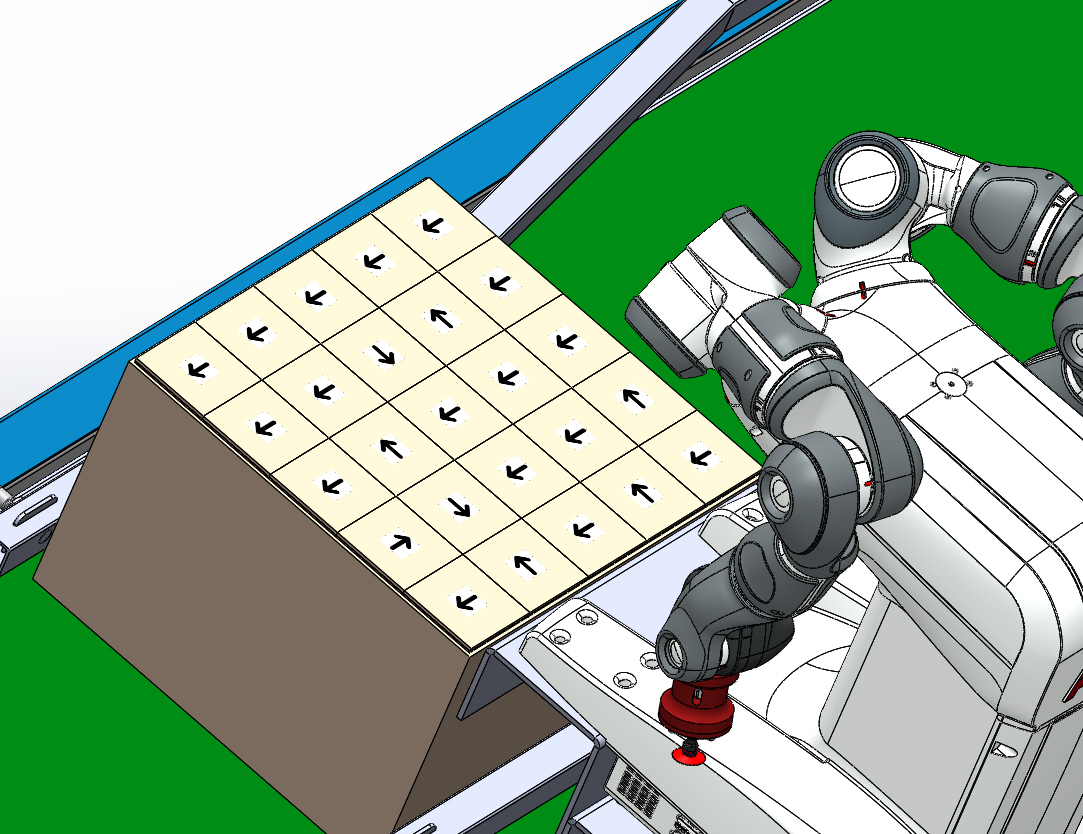
#> input picture images/solidworks-box-1.jpg, 1083 x 834 px
$ python -i perspective-view-arrows.py   (imports and definitions only)
#> lines starting #> are read from the running program, lines starting #| are printed output that depends on the picture; after the words box and inside, x2 and y2 are one past the last pixel; in counts of white or black regions, pixels touching at a corner belong together
#> further down, picture is the input picture: shape (834, 1083, 3); mean B, G, R 156.3, 179.3, 154.6
import cv2
import numpy as np
import json
import matplotlib.pyplot as plt
import tkinter as tk
from tkinter import filedialog
#import os

white = (255, 255, 255)
black = (0, 0, 0)
blue = (255, 0, 0)
green = (0, 255, 0)
red = (0, 0, 255)
yellow = (0, 255, 255)
purple = (255, 0, 255)
cyan = (255, 255, 0)

# Initialize points and state variables
points = []
dragging = False
current_point_index = -1

# Load points from file if it exists
# [5 lines not run here, left out]


# Function to draw points and lines on a copy of the image
# [250 lines left out: functions draw_points, update_perspective, select_points, save_trackbars_values, extractImageFromGridTemplate, extractImageFromGrid and 4 more, not called in this run]


def getImageSize_X(image):
    return np.array(image, dtype=object).shape[1]


def getImageSize_Y(image):
    return np.array(image, dtype=object).shape[0]


def nothing(x):
    pass


# [67 lines left out: functions initTrackBars, load_trackbars_values, get_rectangle_points, draw_rectangle, update_perspective_view, not called in this run]


# Callback functions for trackbars
max_angle = 360.0  # Maximum angle in degrees
angle_factor = 10  # Increase factor for finer control


# [43 lines left out: functions update_angle, update_width, update_height, update_center_x, update_center_y, not called in this run]


def crop_to_contour(image):
    gray = cv2.cvtColor(image, cv2.COLOR_BGR2GRAY)
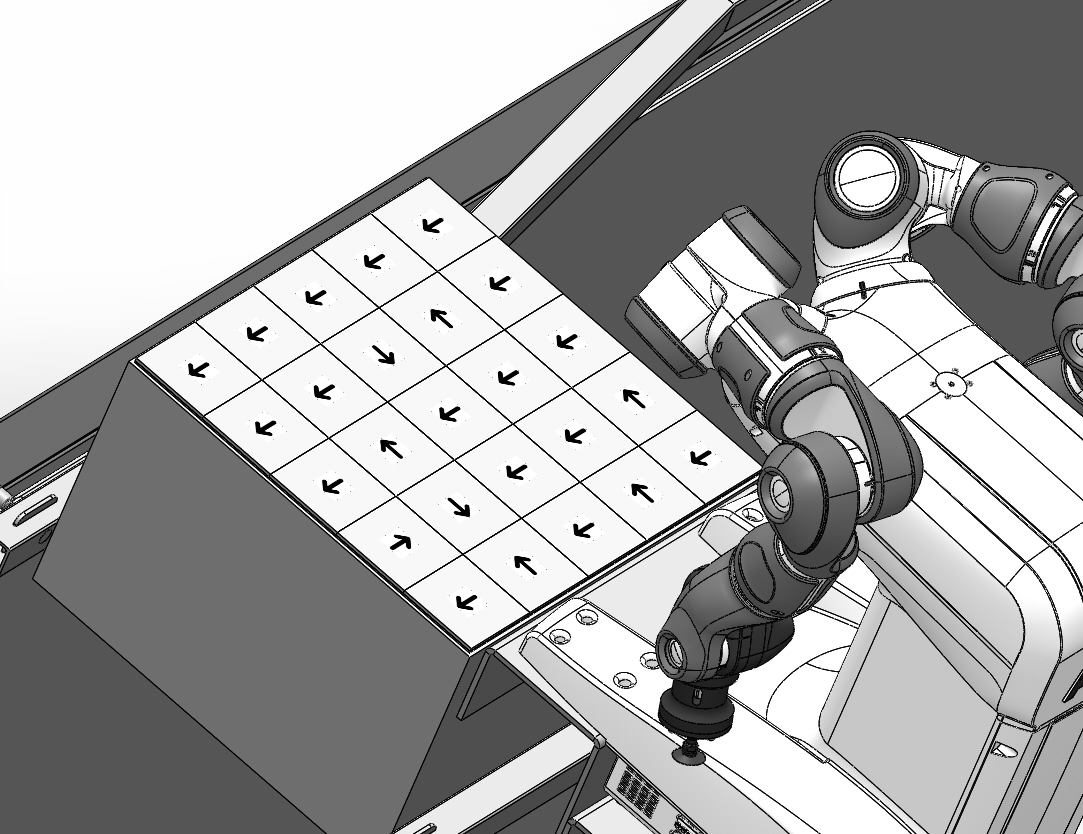
#> gray: shape (834, 1083); min 0, max 255, mean 169.2
    _, binary = cv2.threshold(gray, 30, 255, cv2.THRESH_BINARY_INV)
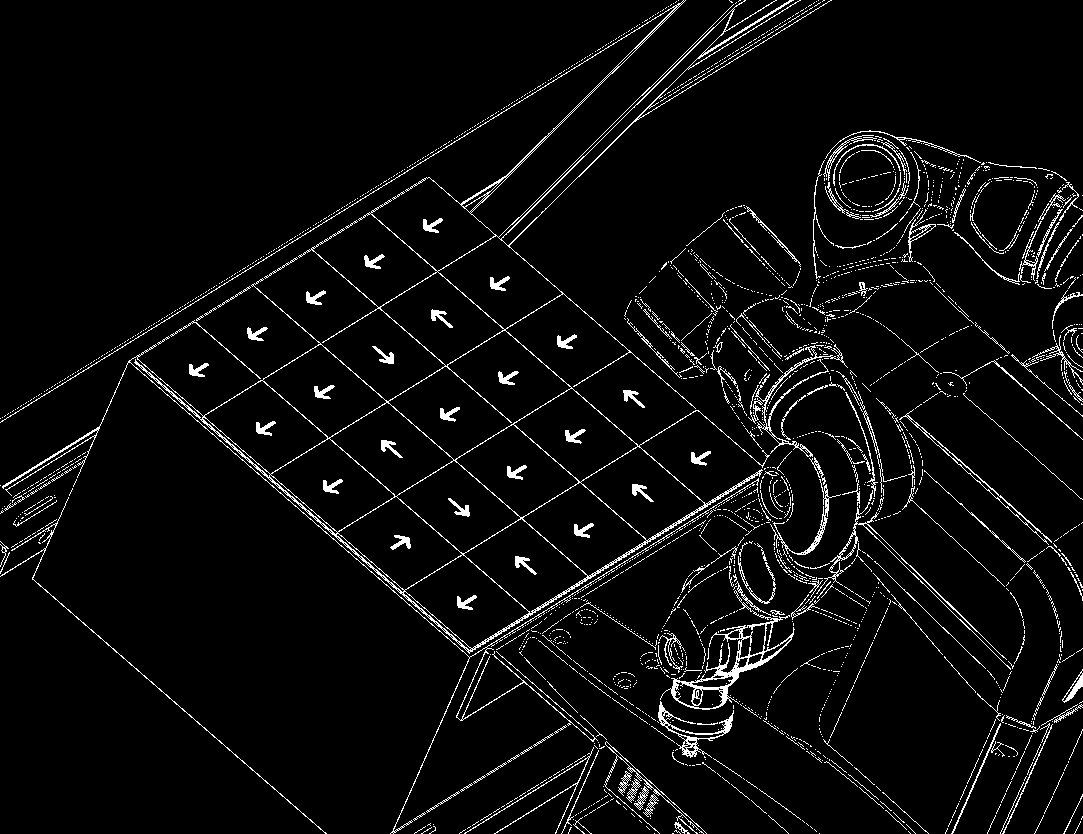
#> binary: shape (834, 1083); 4.6% white in thin lines or dots
    # Define a custom anti-aliasing kernel

    contours, _ = cv2.findContours(binary, cv2.RETR_EXTERNAL, cv2.CHAIN_APPROX_SIMPLE)
#> contours = 2155 contours, 2072 with area under 20; largest, box (x1, y1, x2, y2) and area: (0, 0, 832, 834) 101448, (660, 590, 795, 710) 3303, (658, 701, 734, 758) 830, (755, 344, 848, 457) 478, (816, 502, 1011, 670) 459

    image_area = image.shape[0] * image.shape[1]
#> image_area = 903222
    contours = [cnt for cnt in contours if cv2.contourArea(cnt) > image_area * 0.01]
#> contours = 1 contour; box (x1, y1, x2, y2) and area: (0, 0, 832, 834) 101448

    if len(contours) == 0:
        print("Error: No valid contours found.")
        return image  # No valid contours found after filtering

    contour = max(contours, key=cv2.contourArea)
#> contour = contour of 5727 points, box (x1, y1, x2, y2) (0, 0, 832, 834), area 101448

    rect = cv2.minAreaRect(contour)
#> rect = ((534.6, 434.9), (961.2, 584.9), -31.68)
    box = cv2.boxPoints(rect)
#> box = [[279.1, 936.1], [-27.99, 438.4], [790.1, -66.35], [1097.2, 431.4]]
    box = np.intp(box)
#> box = [[279, 936], [-27, 438], [790, -66], [1097, 431]]

    x, y, w, h = cv2.boundingRect(contour)
#> x = 0; y = 0; w = 832; h = 834

    cropped_image = image[y : y + h, x : x + w]
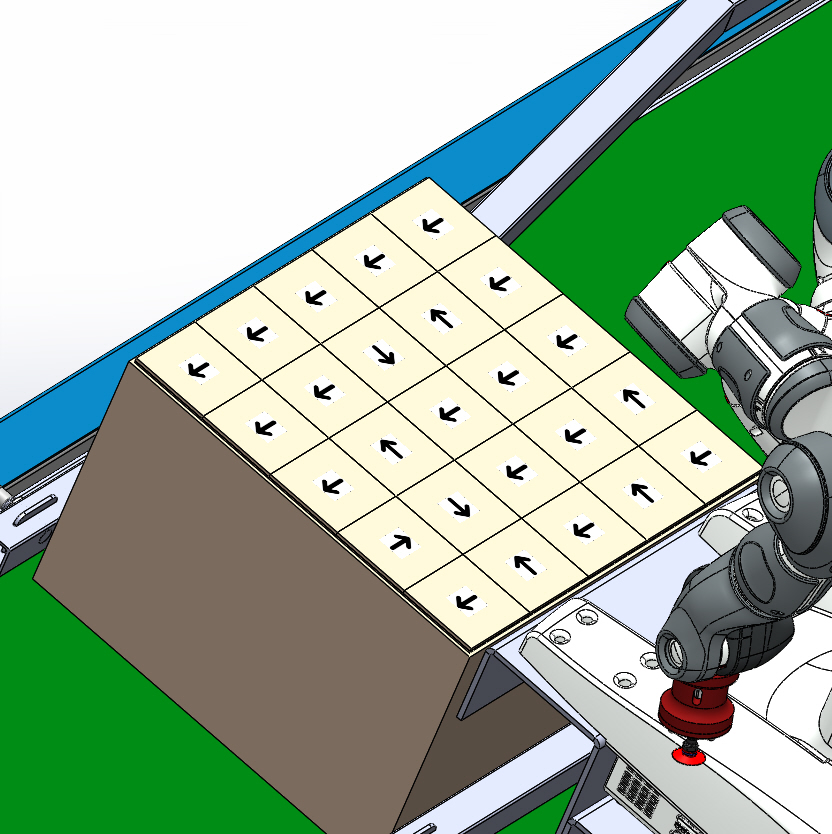
#> cropped_image: shape (834, 832, 3); mean B, G, R 158.8, 180.4, 158.5

    # some image processing
    n = 2
    k_num = n + 1
    d = 11
    sigma = 35

    for i in (1, n, 1):
        cropped_image = cv2.GaussianBlur(
            cropped_image, (2 * (k_num - i) + 1, 2 * (k_num - i) + 1), 0
        )
        cropped_image = cv2.bilateralFilter(
            cropped_image,
            d - i * 2 + 1,
            2 * (int(sigma / i)) + 1,
            2 * (int(sigma / i)) + 1,
        )
#> this loop made 3 passes
#> pass 1, in crop_to_contour, `cropped_image = cv2.bilateralFilter( cropped_image, d - i * 2 + 1, 2 *..`:
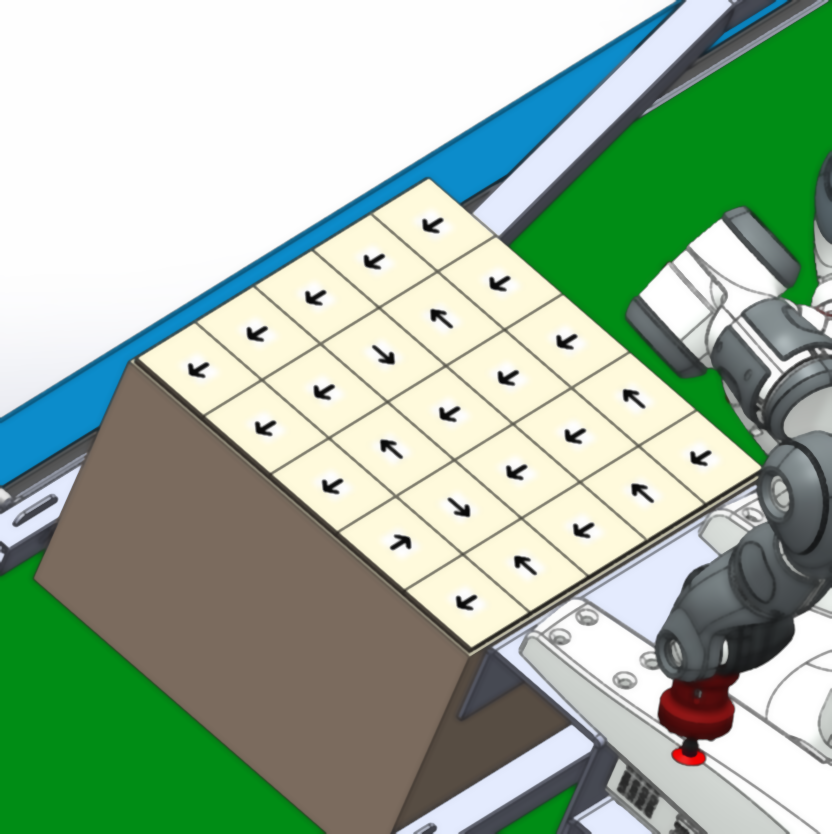
#> cropped_image: shape (834, 832, 3); mean B, G, R 159, 180.7, 158.7
#> after the loop:
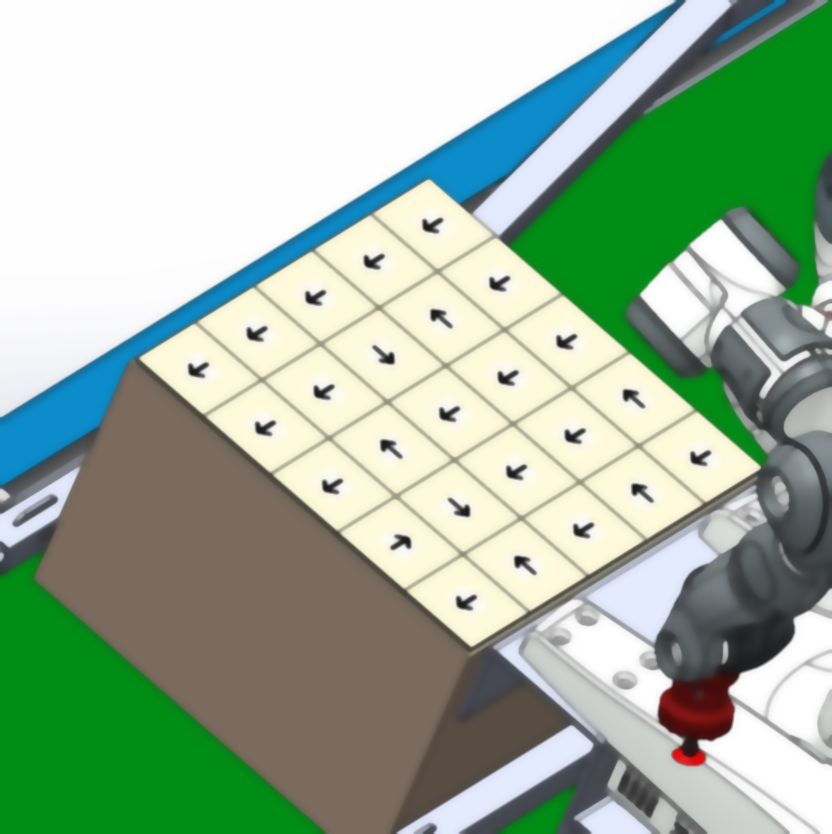
#> cropped_image: shape (834, 832, 3); mean B, G, R 159.3, 181, 158.9
    return cropped_image


# [9 lines left out: function crop_contours_in_images, not called in this run]


# ===== Program Start ===== #
# Initialize Tkinter root
# [71 lines not run here, left out]

frame_captured = False
# Loop to keep the processed image window open until 'q' is pressed
# [96 lines not run here, left out]

>>> import cv2
>>> picture = cv2.imread('images/solidworks-box-1.jpg')
>>> result = crop_to_contour(picture)

$ run again, on images/solidworks-box-3.jpg
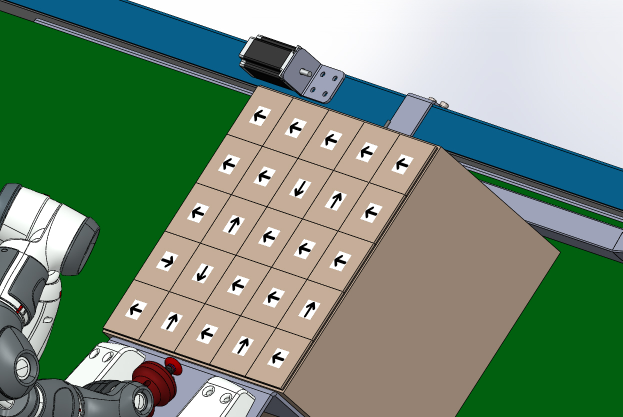
#> input picture images/solidworks-box-3.jpg, 1245 x 834 px (shown at 1/2 size)
#> picture is the input picture: shape (834, 1245, 3); mean B, G, R 122, 143, 120.7
#> in crop_to_contour, `_, binary = cv2.threshold(gray, 30, 255, cv2.THRESH_BINARY_INV)`:
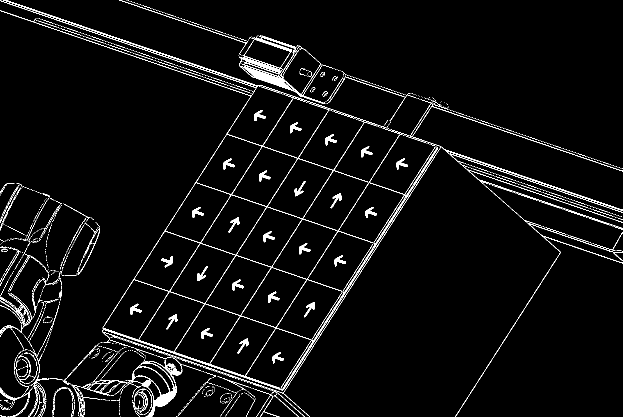
#> binary: shape (834, 1245) (shown at 1/2 size); 3.9% white in thin lines or dots
#> in crop_to_contour, `contours, _ = cv2.findContours(binary, cv2.RETR_EXTERNAL, cv2.CHAIN_AP..`: contours = 1407 contours, 1368 with area under 20; largest, box (x1, y1, x2, y2) and area: (0, 0, 876, 781) 164936, (478, 71, 666, 208) 7168, (248, 722, 353, 834) 4566, (204, 199, 1245, 834) 2066, (162, 699, 255, 792) 737
#> in crop_to_contour, `contours = [cnt for cnt in contours if cv2.contourArea(cnt) > image_ar..`: contours = 1 contour; box (x1, y1, x2, y2) and area: (0, 0, 876, 781) 164936
#> contour = contour of 4571 points, box (x1, y1, x2, y2) (0, 0, 876, 781), area 164936
#> rect = ((350.5, 410.8), (566.7, 923.7), -71.61)
#> in crop_to_contour, `box = cv2.boxPoints(rect)`: box = [[699.4, 825.3], [-177.2, 533.9], [1.59, -3.79], [878.1, 287.6]]
#> in crop_to_contour, `box = np.intp(box)`: box = [[699, 825], [-177, 533], [1, -3], [878, 287]]
#> x = 0; w = 876; h = 781
#> the loop in crop_to_contour, `for i in (1, n, 1):` made 3 passes
#> pass 1, in crop_to_contour, `cropped_image = cv2.bilateralFilter( cropped_image, d - i * 2 + 1, 2 *..`:
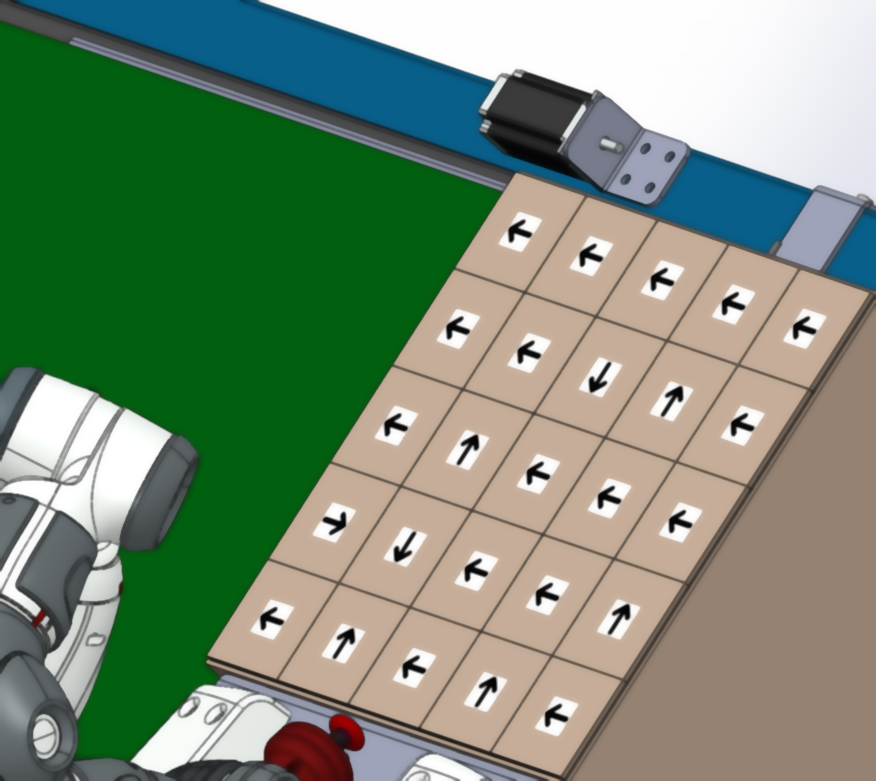
#> cropped_image: shape (781, 876, 3); mean B, G, R 117.2, 141.6, 120.6
